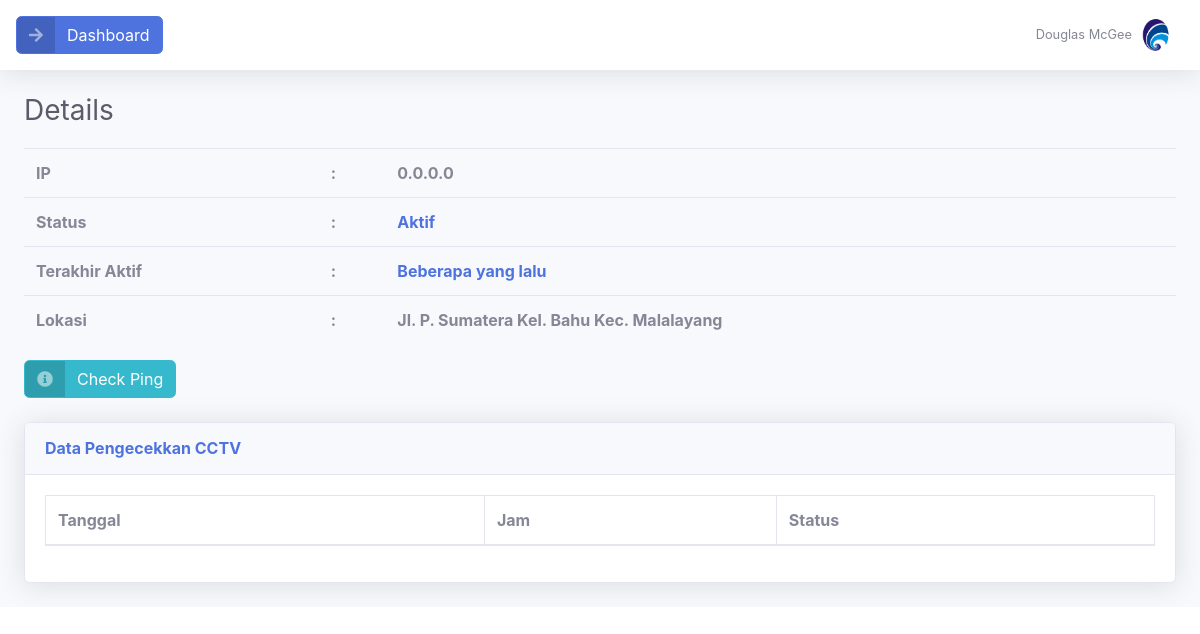
The page /index.php/Detail/index/8.8.8.8 on the database as committed earlier.
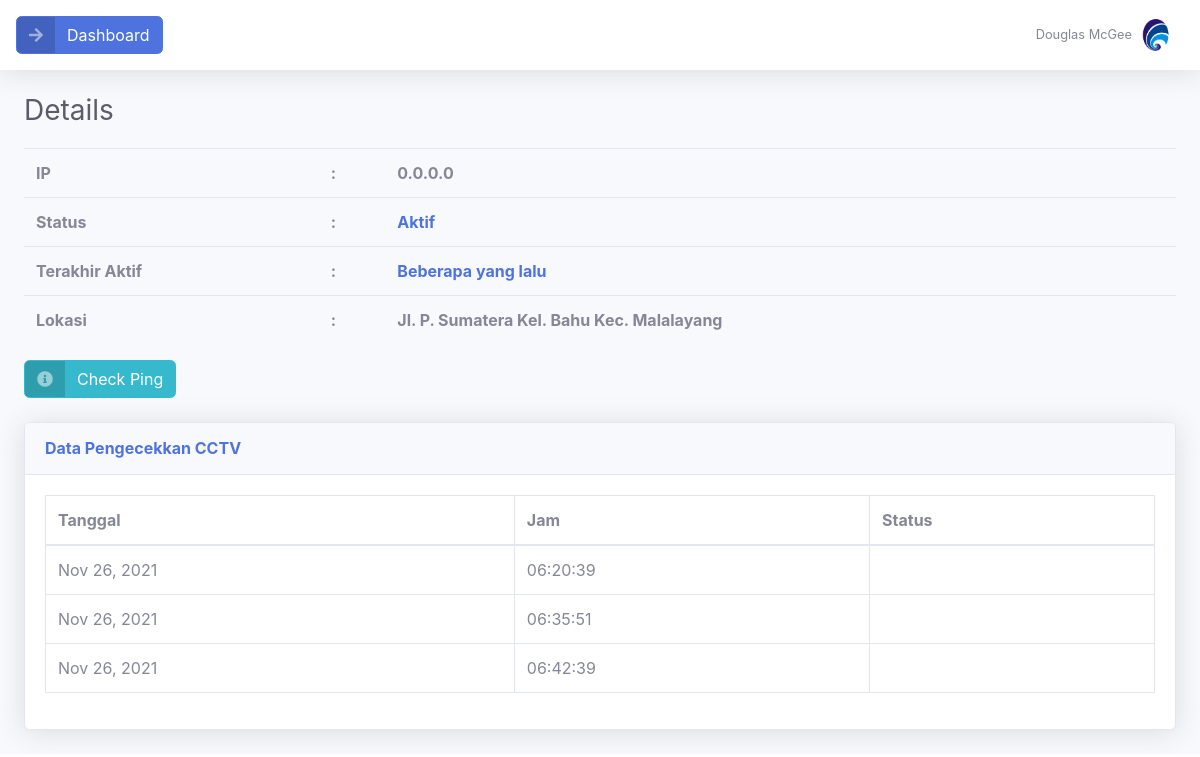
The same page on the database as committed later.
### tables this page shows
CREATE TABLE `detail_cctv` (
  `id` int(11) NOT NULL,
  `ip` varchar(15) NOT NULL,
  `status` varchar(10) NOT NULL,
  `waktu` timestamp NOT NULL DEFAULT current_timestamp() ON UPDATE current_timestamp()
);

### application/controllers/Detail.php (called while the page is built, shortened)
<?php
class Detail extends CI_Controller
{
    public function __construct()
    {
        $this->load->model('cctv');
    }
    public function index($ip_cctv)
    {
        $detailCctv = $this->cctv->getDetailCctv($ip_cctv);
        $data['data_cctv'] = $detailCctv;
        $data['title'] =  "Detail CCTV";
        $data['ip'] = $ip_cctv;
        $dataCctv = $this->cctv->getCctv($ip_cctv);
        $data['lokasi'] = $dataCctv;
        $this->load->view('details/Detail_view', $data);
    }
}

### index.php (called while the page is built, shortened)
<?php
require_once BASEPATH.'core/CodeIgniter.php';

### application/models/cctv.php (called while the page is built, shortened)
<?php
class cctv extends CI_Model
{
    public function getDetailCctv($ip_cctv)
    {
        $sql = "SELECT * FROM detail_cctv WHERE ip='$ip_cctv'";
        $query = $this->db->query($sql);
        return $query->result();
    }
}

### application/views/details/Detail_view.php (the view, shortened to what this page needs)
<!DOCTYPE html>
<html lang="en">
<head>
    <link href="<?= base_url('assets/'); ?>vendor/fontawesome-free/css/all.min.css" rel="stylesheet" type="text/css">
    <link href="<?= base_url('assets/'); ?>css/sb-admin-2.min.css" rel="stylesheet">
    <link href="vendor/datatables/dataTables.bootstrap4.min.css" rel="stylesheet">
</head>
  <body id="page-top">
    <div id="wrapper">
      <div id="content-wrapper" class="d-flex flex-column">
        <div id="content">
          <nav class="navbar navbar-expand navbar-light bg-white topbar mb-4 static-top shadow">
            <a href="#" class="btn btn-primary btn-icon-split">
                <span class="icon text-white-50">
                    <i class="fas fa-arrow-right rotate-90"></i>
                </span>
                <span class="text">Dashboard</span>
            </a>
            <ul class="navbar-nav ml-auto">
              <li class="nav-item dropdown no-arrow">
                <a class="nav-link dropdown-toggle" href="#" id="userDropdown" role="button" data-toggle="dropdown" aria-haspopup="true" aria-expanded="false">
                  <span class="mr-2 d-none d-lg-inline text-gray-600 small">Douglas McGee</span>
                  <img class="img-profile rounded-circle" src="assets/img/kominfo.png" />
                </a>
              </li>
            </ul>
          </nav>
          <div class="container-fluid">
            <h1 class="h3 mb-2 text-gray-800">Details</h1>
            <table class="table" width="100%" cellspacing="0" style="margin-top: 2ch">
            <tr>
                <th>IP</th>
                <th>:</th>
                <th>0.0.0.0</th>
              </tr>
            <tr>
                <th>Status</th>
                <th>:</th>
                <th class="text-primary">Aktif</th>
              </tr>
              <tr>
                <th>Terakhir Aktif</th>
                <th>:</th>
                <th class="text-primary">Beberapa yang lalu</th>
              </tr>
              <tr>
                <th>Lokasi</th>
                <th>:</th>
                <th>Jl. P. Sumatera Kel. Bahu Kec. Malalayang</th>
              </tr>
            </table>
            <a href="<?= base_url('Detail/pingTest') ?>" class="btn btn-info btn-icon-split mb-4" action="">
                <span class="icon text-white-50">
                  <i class="fas fa-info-circle"></i>
                </span>
                <span class="text">Check Ping</span>
            </a>
            <div class="card shadow mb-4">
              <div class="card-header py-3">
                <h6 class="m-0 font-weight-bold text-primary">Data Pengecekkan CCTV</h6>
              </div>
              <div class="card-body">
                <div class="table-responsive">
                <table id="tabelDetail" class="table table-bordered" width="100%" cellspacing="0">
                    <thead>
                      <tr>
                        <th>Tanggal</th>
                        <th>Jam</th>
                        <th>Status</th>
                      </tr>
                    </thead>
                    <tbody>
                    <?php
                    foreach ($data_cctv as $row) {
                    ?>
                        <tr>
                            <td>
                              <?php
                                $timestamp = $row->waktu;
                                $date = date("M d, Y", strtotime($timestamp));
                                echo $date;
                              ?>
                            </td>
                            <td>
                            <?php
                                $timestamp = $row->waktu;
                                $date = date("H:i:s", strtotime($timestamp));
                                echo $date;
                              ?>
                            </td>
                            <td>
                            </td>
                        </tr>
                    <?php } ?>
                    </tbody>
                  </table>
                </div>
              </div>
            </div>
          </div>
        </div>
      </div>
    </div>
 </body>
 </html>

Rows that differ between the two databases and show on the page:
added detail_cctv: waktu "Nov 26, 2021", waktu "06:20:39"
added detail_cctv: waktu "Nov 26, 2021", waktu "06:35:51"
added detail_cctv: waktu "Nov 26, 2021", waktu "06:42:39"
